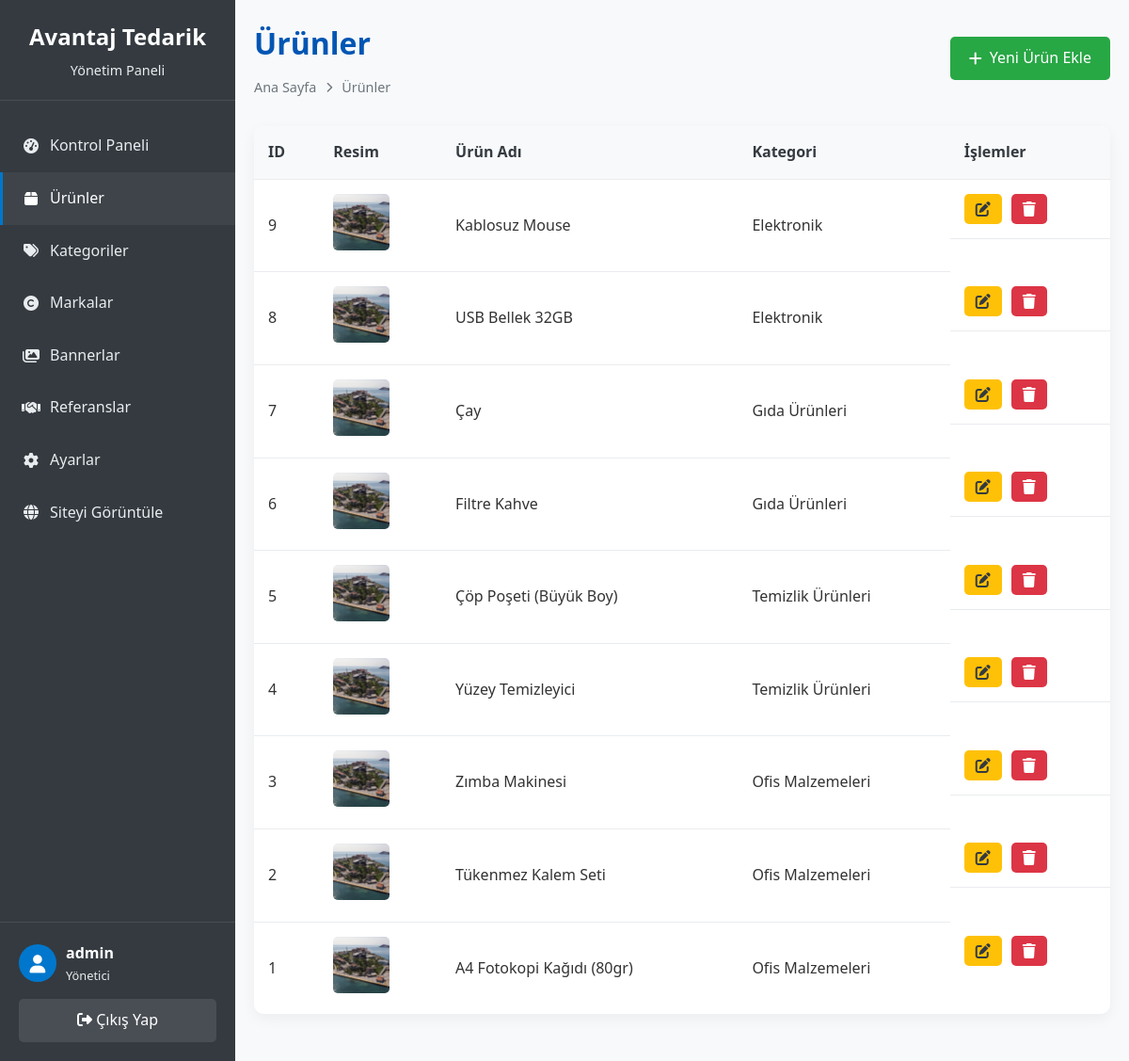
/admin/products.php (signed in), run on the app's committed database.
### tables this page shows
CREATE TABLE IF NOT EXISTS products (
    id INT AUTO_INCREMENT PRIMARY KEY,
    category_id INT NOT NULL,
    name VARCHAR(100) NOT NULL,
    description TEXT,
    price DECIMAL(10, 2) NOT NULL,
    image VARCHAR(255) DEFAULT 'default.jpg',
    created_at TIMESTAMP DEFAULT CURRENT_TIMESTAMP,
    updated_at TIMESTAMP DEFAULT CURRENT_TIMESTAMP ON UPDATE CURRENT_TIMESTAMP,
    FOREIGN KEY (category_id) REFERENCES categories(id) ON DELETE CASCADE
);

CREATE TABLE IF NOT EXISTS categories (
    id INT AUTO_INCREMENT PRIMARY KEY,
    name VARCHAR(50) NOT NULL UNIQUE,
    slug VARCHAR(50) NOT NULL UNIQUE
);

### admin/products.php (the view, shortened to what this page needs)
<?php
require_once "config.php";
?>
<!DOCTYPE html>
<html lang="tr">
<head>
    <link rel="stylesheet" href="https://cdnjs.cloudflare.com/ajax/libs/font-awesome/6.4.0/css/all.min.css">
</head>
<body>
    <div class="admin-container">
       <aside class="sidebar">
            <div class="sidebar-header">
                <h2>Avantaj Tedarik</h2>
                <p>Yönetim Paneli</p>
            </div>
            <nav class="sidebar-menu">
                <a href="index.php" class="menu-item">
                    <i class="fas fa-tachometer-alt"></i>
                    <span>Kontrol Paneli</span>
                </a>
                <a href="products.php" class="menu-item active">
                    <i class="fas fa-box"></i>
                    <span>Ürünler</span>
                </a>
                <a href="categories.php" class="menu-item">
                    <i class="fas fa-tags"></i>
                    <span>Kategoriler</span>
                </a>
                <a href="brands.php" class="menu-item">
                    <i class="fas fa-copyright"></i>
                    <span>Markalar</span>
                </a>
                <a href="banners.php" class="menu-item">
                    <i class="fas fa-images"></i>
                    <span>Bannerlar</span>
                </a>
                <a href="references.php" class="menu-item ">
                    <i class="fas fa-handshake"></i>
                    <span>Referanslar</span>
                </a>
                <a href="settings.php" class="menu-item">
                    <i class="fas fa-cog"></i>
                    <span>Ayarlar</span>
                </a>
                <a href="../index.php" class="menu-item">
                    <i class="fas fa-globe"></i>
                    <span>Siteyi Görüntüle</span>
                </a>
            </nav>
            <div class="sidebar-footer">
                <div class="user-info">
                    <div class="user-avatar">
                        <i class="fas fa-user"></i>
                    </div>
                    <div>
                        <div class="user-name"><?php echo htmlspecialchars($_SESSION["username"]); ?></div>
                        <div class="user-role">Yönetici</div>
                    </div>
                </div>
                <a href="logout.php" class="logout-btn">
                    <i class="fas fa-sign-out-alt"></i> Çıkış Yap
                </a>
            </div>
        </aside>
        <main class="main-content">
            <div class="page-header">
                <div>
                    <h1>Ürünler</h1>
                    <div class="breadcrumb">
                        <span>Ana Sayfa</span>
                        <i class="fas fa-chevron-right"></i>
                        <span>Ürünler</span>
                    </div>
                </div>
                <a href="product_form.php" class="add-btn">
                    <i class="fas fa-plus"></i> Yeni Ürün Ekle
                </a>
            </div>
            <div class="table-container">
                <table class="table">
                    <thead>
                        <tr>
                            <th>ID</th>
                            <th>Resim</th>
                            <th>Ürün Adı</th>
                            <th>Kategori</th>
                            <th>İşlemler</th>
                        </tr>
                    </thead>
                    <tbody>
                        <?php
                        $sql = "SELECT p.id, p.name, p.price, p.image, c.name as category_name
                                FROM products p
                                JOIN categories c ON p.category_id = c.id
                                ORDER BY p.id DESC";
                        $result = mysqli_query($conn, $sql);
                        if(mysqli_num_rows($result) > 0){
                            while($row = mysqli_fetch_assoc($result)){
                                echo "<tr>";
                                echo "<td>" . $row["id"] . "</td>";
                                echo "<td><img src='../uploads/" . (file_exists("../uploads/" . $row["image"]) ? $row["image"] : "default.jpg") . "' alt='" . $row["name"] . "' class='product-image'></td>";
                                echo "<td>" . $row["name"] . "</td>";
                                echo "<td>" . $row["category_name"] . "</td>";
                                echo "<td class='action-btns'>";
                                echo "<a href='product_form.php?id=" . $row["id"] . "' class='edit-btn'><i class='fas fa-edit'></i></a>";
                                echo "<a href='products.php?delete=" . $row["id"] . "' class='delete-btn' onclick=\"return confirm('Bu ürünü silmek istediğinizden emin misiniz?');\"><i class='fas fa-trash'></i></a>";
                                echo "</td>";
                                echo "</tr>";
                            }
                        } else {
                            echo "<tr><td colspan='6' style='text-align: center;'>Henüz ürün bulunmuyor.</td></tr>";
                        }
                        ?>
                    </tbody>
                </table>
            </div>
        </main>
    </div>
</body>
</html>

### admin/products.php (style rules this page uses)
:root { --primary-color: #0056b3; --secondary-color: #003366; --accent-color: #0077cc; --light-color: #f8f9fa; --dark-color: #343a40; --text-color: #333; --white-color: #fff; --gray-color: #6c757d; --light-gray: #e9ecef; --transition: all 0.3s ease; --success-color: #28a745; --danger-color: #dc3545; --warning-color: #ffc107; }
* { margin: 0; padding: 0; box-sizing: border-box; font-family: 'Segoe UI', Tahoma, Geneva, Verdana, sans-serif; }
body { background-color: var(--light-color); color: var(--text-color); line-height: 1.6; }
.admin-container { display: flex; min-height: 100vh; }
.sidebar { width: 250px; background-color: var(--dark-color); color: var(--white-color); position: fixed; height: 100%; overflow-y: auto; transition: var(--transition); z-index: 1000; }
.sidebar-header { padding: 20px; text-align: center; border-bottom: 1px solid rgba(255, 255, 255, 0.1); }
.sidebar-header h2 { color: var(--white-color); font-size: 1.5rem; margin-bottom: 5px; }
.sidebar-header p { color: var(--light-gray); font-size: 0.9rem; }
.sidebar-menu { padding: 20px 0; }
.menu-item { padding: 15px 20px; display: flex; align-items: center; color: var(--light-gray); text-decoration: none; transition: var(--transition); border-left: 3px solid transparent; }
.menu-item:hover, .menu-item.active { background-color: rgba(255, 255, 255, 0.05); color: var(--white-color); border-left-color: var(--accent-color); }
.menu-item i { margin-right: 10px; width: 20px; text-align: center; }
.sidebar-footer { padding: 20px; border-top: 1px solid rgba(255, 255, 255, 0.1); position: absolute; bottom: 0; width: 100%; }
.user-info { display: flex; align-items: center; margin-bottom: 15px; }
.user-avatar { width: 40px; height: 40px; border-radius: 50%; background-color: var(--accent-color); display: flex; align-items: center; justify-content: center; margin-right: 10px; }
.user-avatar i { font-size: 1.2rem; }
.user-name { font-weight: 600; }
.user-role { font-size: 0.8rem; color: var(--light-gray); }
.logout-btn { display: block; width: 100%; padding: 10px; text-align: center; background-color: rgba(255, 255, 255, 0.1); color: var(--white-color); border-radius: 5px; text-decoration: none; transition: var(--transition); }
.main-content { flex: 1; margin-left: 250px; padding: 20px; transition: var(--transition); }
.page-header { margin-bottom: 30px; display: flex; justify-content: space-between; align-items: center; }
.page-header h1 { color: var(--primary-color); font-size: 2rem; }
.breadcrumb { display: flex; align-items: center; color: var(--gray-color); font-size: 0.9rem; margin-top: 10px; }
.breadcrumb i { margin: 0 10px; font-size: 0.7rem; }
.add-btn { padding: 10px 20px; background-color: var(--success-color); color: var(--white-color); border: none; border-radius: 5px; cursor: pointer; text-decoration: none; display: inline-flex; align-items: center; transition: var(--transition); }
.add-btn i { margin-right: 8px; }
.table-container { background-color: var(--white-color); border-radius: 10px; box-shadow: 0 5px 15px rgba(0, 0, 0, 0.05); overflow: hidden; margin-bottom: 30px; }
.table { width: 100%; border-collapse: collapse; }
.table th, .table td { padding: 15px; text-align: left; border-bottom: 1px solid var(--light-gray); }
.table th { background-color: var(--light-color); color: var(--dark-color); font-weight: 600; }
.table tr:last-child td { border-bottom: none; }
.product-image { width: 60px; height: 60px; border-radius: 5px; object-fit: cover; }
.action-btns { display: flex; gap: 10px; }
.edit-btn, .delete-btn { padding: 8px 12px; border: none; border-radius: 5px; cursor: pointer; display: inline-flex; align-items: center; justify-content: center; transition: var(--transition); text-decoration: none; }
.edit-btn { background-color: var(--warning-color); color: var(--dark-color); }
.delete-btn { background-color: var(--danger-color); color: var(--white-color); }

### data on the page
products: id "9", name "Kablosuz Mouse", category.name "Elektronik"
products: id "8", name "USB Bellek 32GB", category.name "Elektronik"
products: id "7", name "Çay", category.name "Gıda Ürünleri"
products: id "6", name "Filtre Kahve", category.name "Gıda Ürünleri"
products: id "5", name "Çöp Poşeti (Büyük Boy)", category.name "Temizlik Ürünleri"
products: id "4", name "Yüzey Temizleyici", category.name "Temizlik Ürünleri"
products: id "3", name "Zımba Makinesi", category.name "Ofis Malzemeleri"
products: id "2", name "Tükenmez Kalem Seti", category.name "Ofis Malzemeleri"
products: id "1", name "A4 Fotokopi Kağıdı (80gr)", category.name "Ofis Malzemeleri"

### other printed values
$_SESSION["username"] "admin"
